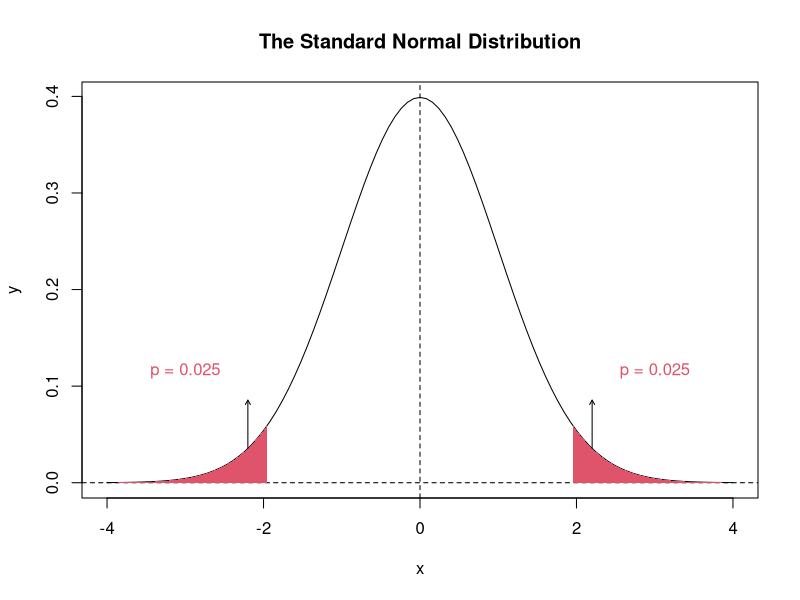
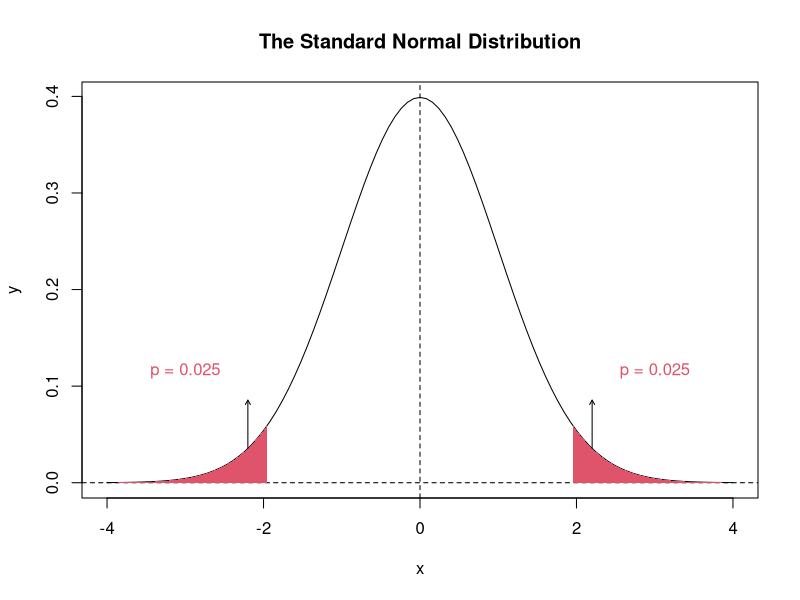

Source code (R) for these figures, in order:
## ---- chunk 1
library(DiagrammeR)

# define a function to draw a polygon for density curves
colorArea <- function(from, to, func, col="red", ...){
  xs <- seq(from, to, length.out=100)
  ys <- func(xs)
  polygon(c(from, xs, to), c(0, ys, 0), col=col, ...)
}
## ---- chunk 2
mermaid("
graph LR

A((B)) --- B((B)) 
B --- C((B)) 
C --- D((R)) 
D --- E((R))

linkStyle default stroke-width:0px
class A,B,C blacks
class D,E reds
classDef blacks fill:darkgray
classDef reds fill:red

", height=100)
## ---- chunk 3
mermaid("
graph LR

A(Random Variable) -->|Sampling|B(Sample)
B -->|Inference|A
B --> C(Case1)
B --> D(Case2)
B --> E(Case3)
B --> F(Case4)

", height=250)
## ---- chunk 4
# draw a density curve
col=2
curve(dnorm(x), from=-4, to=4, lwd=1, col=1,
      xlab="x", ylab="y", main="The Standard Normal Distribution")
abline(v=0, lty=2)
abline(h=0, lty=2)
colorArea(from=-4, to=qnorm(0.025), dnorm, col=col, border=NA)
colorArea(from=qnorm(0.975), to=4 , dnorm, col=col, border=NA)
x = c(-2,2) + c(-1,1) * 0.2
arrows(x[1], dnorm(x[1]), x[1], 0.05+dnorm(x[1]), length=0.05)
arrows(x[2], dnorm(x[2]), x[2], 0.05+dnorm(x[2]), length=0.05)
text( 3, 0.08+dnorm(2.2), labels="p = 0.025", col=col)
text(-3, 0.08+dnorm(2.2), labels="p = 0.025", col=col)
## ---- chunk 5
n = 56; m = 3.8; s = 1.2; mu=3.5
q = qt(0.975, n-1)
t = (m - mu) / (s/sqrt(n))
p = round(2*(1-pt(t, df=n-1)), 3)
## ---- chunk 6
set.seed(1234)
rating1 = sample(1:6, size=56, replace=T, prob=c(1,1,2,2,2,2))
rating2 = sample(1:6, size=56, replace=T, prob=c(1,1,2,2,3,3))
## ---- chunk 7
ans = t.test(rating2, rating1, paired=T)
## ---- chunk 8
library(DiagrammeR)

# define a function to draw a polygon for density curves
colorArea <- function(from, to, func, col="red", ...){
  xs <- seq(from, to, length.out=100)
  ys <- func(xs)
  polygon(c(from, xs, to), c(0, ys, 0), col=col, ...)
}
## ---- chunk 9
mermaid("
graph LR

A((B)) --- B((B)) 
B --- C((B)) 
C --- D((R)) 
D --- E((R))

linkStyle default stroke-width:0px
class A,B,C blacks
class D,E reds
classDef blacks fill:darkgray
classDef reds fill:red

", height=100)
## ---- chunk 10
mermaid("
graph LR

A(Random Variable) -->|Sampling|B(Sample)
B -->|Inference|A
B --> C(Case1)
B --> D(Case2)
B --> E(Case3)
B --> F(Case4)

", height=250)
## ---- chunk 11
# draw a density curve
col=2
curve(dnorm(x), from=-4, to=4, lwd=1, col=1,
      xlab="x", ylab="y", main="The Standard Normal Distribution")
abline(v=0, lty=2)
abline(h=0, lty=2)
colorArea(from=-4, to=qnorm(0.025), dnorm, col=col, border=NA)
colorArea(from=qnorm(0.975), to=4 , dnorm, col=col, border=NA)
x = c(-2,2) + c(-1,1) * 0.2
arrows(x[1], dnorm(x[1]), x[1], 0.05+dnorm(x[1]), length=0.05)
arrows(x[2], dnorm(x[2]), x[2], 0.05+dnorm(x[2]), length=0.05)
text( 3, 0.08+dnorm(2.2), labels="p = 0.025", col=col)
text(-3, 0.08+dnorm(2.2), labels="p = 0.025", col=col)
## ---- chunk 12
n = 56; m = 3.8; s = 1.2; mu=3.5
q = qt(0.975, n-1)
t = (m - mu) / (s/sqrt(n))
p = round(2*(1-pt(t, df=n-1)), 3)
p
## ---- chunk 13
set.seed(1234)
rating1 = sample(1:6, size=56, replace=T, prob=c(1,1,2,2,2,2))
rating2 = sample(1:6, size=56, replace=T, prob=c(1,1,2,2,3,3))
## ---- chunk 14
ans = t.test(rating2, rating1, paired=T)
